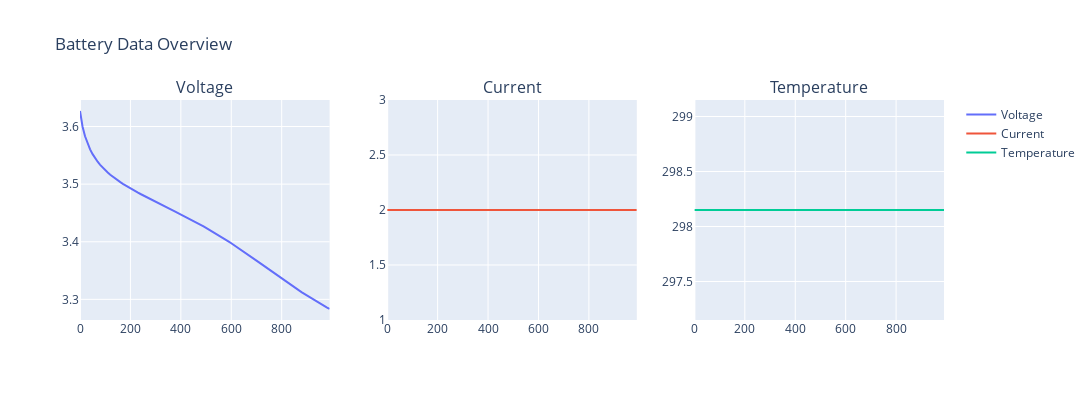
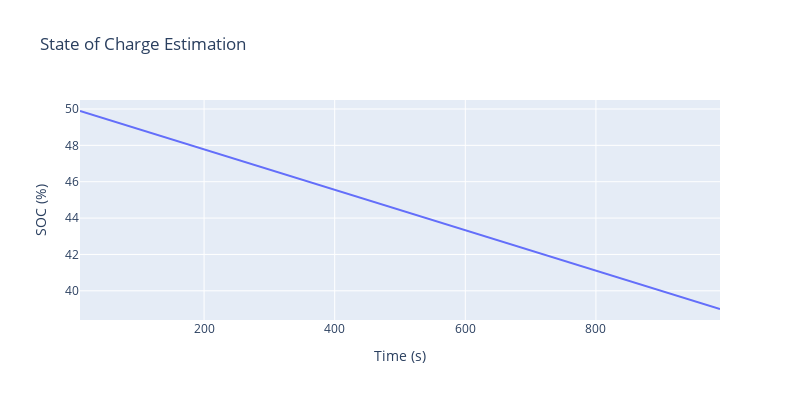

Write notebook code for charts like these, in order.
### Code cell
from utils.pybamm_data_generator import simply_generate_battery_data
from models.soc_estimation import coulomb_counting
from models.soh_estimation import capacity_fade

#====================================
capacity_Ah = 5 # Ah

initial_soc_percent = 50
cc_demand_A = 2

evaluation_time_step = 10 # s
num_points = 100 # datapoints
#====================================

time, voltage, current, temperature = simply_generate_battery_data(
    current=cc_demand_A, 
    num_points=num_points, 
    dt=evaluation_time_step, 
    capacity_Ah=capacity_Ah,
    initial_soc_percent=initial_soc_percent
)

fig = make_subplots(rows=1, cols=3, subplot_titles=("Voltage", "Current", "Temperature"), vertical_spacing=0.1)

fig.add_trace(go.Scatter(x=time, y=voltage, mode='lines', name='Voltage'), row=1, col=1)
fig.add_trace(go.Scatter(x=time, y=current, mode='lines', name='Current'), row=1, col=2)
fig.add_trace(go.Scatter(x=time, y=temperature, mode='lines', name='Temperature'), row=1, col=3)

fig.update_layout(height=400, width=1200, title_text="Battery Data Overview")
fig.show()

soc = coulomb_counting(current, time, initial_soc_percent, capacity_Ah)

fig_soc = go.Figure()
fig_soc.add_trace(go.Scatter(x=time[1:], y=soc, mode='lines', name='SOC (%)'))
fig_soc.update_layout(title='State of Charge Estimation',
                      xaxis_title='Time (s)',
                      yaxis_title='SOC (%)',
                      height=400,
                      width=800)
fig_soc.show()

### Figure 1 — Plotly figure (JSON) as saved in the notebook; plotly's stock layout.template omitted (floating-point values rounded to 4 significant figures)
{"data": [{"mode": "lines", "name": "Voltage", "type": "scatter", "x": [0, 10, 20, 30, 40, 50, 60, 70, 80, 90, 100, 110, 120, 130, 140, 150, 160, 170, 180, 190, 200, 210, 220, 230, 240, 250, 260, 270, 280, 290, 300, 310, 320, 330, 340, 350, 360, 370, 380, 390, 400, 410, 420, 430, 440, 450, 460, 470, 480, 490, 500, 510, 520, 530, 540, 550, 560, 570, 580, 590, 600, 610, 620, 630, 640, 650, 660, 670, 680, 690, 700, 710, 720, 730, 740, 750, 760, 770, 780, 790, 800, 810, 820, 830, 840, 850, 860, 870, 880, 890, 900, 910, 920, 930, 940, 950, 960, 970, 980, 990], "xaxis": "x", "y": [3.627, 3.6, 3.583, 3.57, 3.56, 3.552, 3.545, 3.539, 3.533, 3.529, 3.524, 3.52, 3.516, 3.513, 3.51, 3.506, 3.503, 3.501, 3.498, 3.495, 3.493, 3.49, 3.488, 3.485, 3.483, 3.481, 3.478, 3.476, 3.474, 3.472, 3.469, 3.467, 3.465, 3.463, 3.461, 3.459, 3.456, 3.454, 3.452, 3.45, 3.448, 3.445, 3.443, 3.441, 3.438, 3.436, 3.434, 3.431, 3.429, 3.427, 3.424, 3.422, 3.419, 3.416, 3.414, 3.411, 3.409, 3.406, 3.403, 3.4, 3.397, 3.395, 3.392, 3.389, 3.386, 3.383, 3.38, 3.377, 3.373, 3.37, 3.367, 3.364, 3.361, 3.358, 3.355, 3.352, 3.348, 3.345, 3.342, 3.339, 3.336, 3.333, 3.33, 3.327, 3.324, 3.321, 3.318, 3.315, 3.312, 3.309, 3.307, 3.304, 3.301, 3.299, 3.296, 3.293, 3.291, 3.288, 3.286, 3.283], "yaxis": "y"}, {"mode": "lines", "name": "Current", "type": "scatter", "x": [0, 10, 20, 30, 40, 50, 60, 70, 80, 90, 100, 110, 120, 130, 140, 150, 160, 170, 180, 190, 200, 210, 220, 230, 240, 250, 260, 270, 280, 290, 300, 310, 320, 330, 340, 350, 360, 370, 380, 390, 400, 410, 420, 430, 440, 450, 460, 470, 480, 490, 500, 510, 520, 530, 540, 550, 560, 570, 580, 590, 600, 610, 620, 630, 640, 650, 660, 670, 680, 690, 700, 710, 720, 730, 740, 750, 760, 770, 780, 790, 800, 810, 820, 830, 840, 850, 860, 870, 880, 890, 900, 910, 920, 930, 940, 950, 960, 970, 980, 990], "xaxis": "x2", "y": [2, 2, 2, 2, 2, 2, 2, 2, 2, 2, 2, 2, 2, 2, 2, 2, 2, 2, 2, 2, 2, 2, 2, 2, 2, 2, 2, 2, 2, 2, 2, 2, 2, 2, 2, 2, 2, 2, 2, 2, 2, 2, 2, 2, 2, 2, 2, 2, 2, 2, 2, 2, 2, 2, 2, 2, 2, 2, 2, 2, 2, 2, 2, 2, 2, 2, 2, 2, 2, 2, 2, 2, 2, 2, 2, 2, 2, 2, 2, 2, 2, 2, 2, 2, 2, 2, 2, 2, 2, 2, 2, 2, 2, 2, 2, 2, 2, 2, 2, 2], "yaxis": "y2"}, {"mode": "lines", "name": "Temperature", "type": "scatter", "x": [0, 10, 20, 30, 40, 50, 60, 70, 80, 90, 100, 110, 120, 130, 140, 150, 160, 170, 180, 190, 200, 210, 220, 230, 240, 250, 260, 270, 280, 290, 300, 310, 320, 330, 340, 350, 360, 370, 380, 390, 400, 410, 420, 430, 440, 450, 460, 470, 480, 490, 500, 510, 520, 530, 540, 550, 560, 570, 580, 590, 600, 610, 620, 630, 640, 650, 660, 670, 680, 690, 700, 710, 720, 730, 740, 750, 760, 770, 780, 790, 800, 810, 820, 830, 840, 850, 860, 870, 880, 890, 900, 910, 920, 930, 940, 950, 960, 970, 980, 990], "xaxis": "x3", "y": [298.2, 298.2, 298.2, 298.2, 298.2, 298.2, 298.2, 298.2, 298.2, 298.2, 298.2, 298.2, 298.2, 298.2, 298.2, 298.2, 298.2, 298.2, 298.2, 298.2, 298.2, 298.2, 298.2, 298.2, 298.2, 298.2, 298.2, 298.2, 298.2, 298.2, 298.2, 298.2, 298.2, 298.2, 298.2, 298.2, 298.2, 298.2, 298.2, 298.2, 298.2, 298.2, 298.2, 298.2, 298.2, 298.2, 298.2, 298.2, 298.2, 298.2, 298.2, 298.2, 298.2, 298.2, 298.2, 298.2, 298.2, 298.2, 298.2, 298.2, 298.2, 298.2, 298.2, 298.2, 298.2, 298.2, 298.2, 298.2, 298.2, 298.2, 298.2, 298.2, 298.2, 298.2, 298.2, 298.2, 298.2, 298.2, 298.2, 298.2, 298.2, 298.2, 298.2, 298.2, 298.2, 298.2, 298.2, 298.2, 298.2, 298.2, 298.2, 298.2, 298.2, 298.2, 298.2, 298.2, 298.2, 298.2, 298.2, 298.2], "yaxis": "y3"}], "layout": {"annotations": [{"font": {"size": 16}, "showarrow": false, "text": "Voltage", "x": 0.1444, "xanchor": "center", "xref": "paper", "y": 1, "yanchor": "bottom", "yref": "paper"}, {"font": {"size": 16}, "showarrow": false, "text": "Current", "x": 0.5, "xanchor": "center", "xref": "paper", "y": 1, "yanchor": "bottom", "yref": "paper"}, {"font": {"size": 16}, "showarrow": false, "text": "Temperature", "x": 0.8556, "xanchor": "center", "xref": "paper", "y": 1, "yanchor": "bottom", "yref": "paper"}], "height": 400, "title": {"text": "Battery Data Overview"}, "width": 1200, "xaxis": {"anchor": "y", "autorange": true, "domain": [0, 0.2889], "range": [0, 990], "type": "linear"}, "xaxis2": {"anchor": "y2", "autorange": true, "domain": [0.3556, 0.6444], "range": [0, 990], "type": "linear"}, "xaxis3": {"anchor": "y3", "autorange": true, "domain": [0.7111, 1], "range": [0, 990], "type": "linear"}, "yaxis": {"anchor": "x", "autorange": true, "domain": [0, 1], "range": [3.264, 3.646], "type": "linear"}, "yaxis2": {"anchor": "x2", "autorange": true, "domain": [0, 1], "range": [1, 3], "type": "linear"}, "yaxis3": {"anchor": "x3", "autorange": true, "domain": [0, 1], "range": [297.2, 299.2], "type": "linear"}}}

### Figure 2 — Plotly figure (JSON) as saved in the notebook; plotly's stock layout.template omitted (floating-point values rounded to 4 significant figures)
{"data": [{"mode": "lines", "name": "SOC (%)", "type": "scatter", "x": [10, 20, 30, 40, 50, 60, 70, 80, 90, 100, 110, 120, 130, 140, 150, 160, 170, 180, 190, 200, 210, 220, 230, 240, 250, 260, 270, 280, 290, 300, 310, 320, 330, 340, 350, 360, 370, 380, 390, 400, 410, 420, 430, 440, 450, 460, 470, 480, 490, 500, 510, 520, 530, 540, 550, 560, 570, 580, 590, 600, 610, 620, 630, 640, 650, 660, 670, 680, 690, 700, 710, 720, 730, 740, 750, 760, 770, 780, 790, 800, 810, 820, 830, 840, 850, 860, 870, 880, 890, 900, 910, 920, 930, 940, 950, 960, 970, 980, 990], "y": [49.89, 49.78, 49.67, 49.56, 49.44, 49.33, 49.22, 49.11, 49, 48.89, 48.78, 48.67, 48.56, 48.44, 48.33, 48.22, 48.11, 48, 47.89, 47.78, 47.67, 47.56, 47.44, 47.33, 47.22, 47.11, 47, 46.89, 46.78, 46.67, 46.56, 46.44, 46.33, 46.22, 46.11, 46, 45.89, 45.78, 45.67, 45.56, 45.44, 45.33, 45.22, 45.11, 45, 44.89, 44.78, 44.67, 44.56, 44.44, 44.33, 44.22, 44.11, 44, 43.89, 43.78, 43.67, 43.56, 43.44, 43.33, 43.22, 43.11, 43, 42.89, 42.78, 42.67, 42.56, 42.44, 42.33, 42.22, 42.11, 42, 41.89, 41.78, 41.67, 41.56, 41.44, 41.33, 41.22, 41.11, 41, 40.89, 40.78, 40.67, 40.56, 40.44, 40.33, 40.22, 40.11, 40, 39.89, 39.78, 39.67, 39.56, 39.44, 39.33, 39.22, 39.11, 39]}], "layout": {"height": 400, "title": {"text": "State of Charge Estimation"}, "width": 800, "xaxis": {"autorange": true, "range": [10, 990], "title": {"text": "Time (s)"}, "type": "linear"}, "yaxis": {"autorange": true, "range": [38.4, 50.49], "title": {"text": "SOC (%)"}, "type": "linear"}}}
